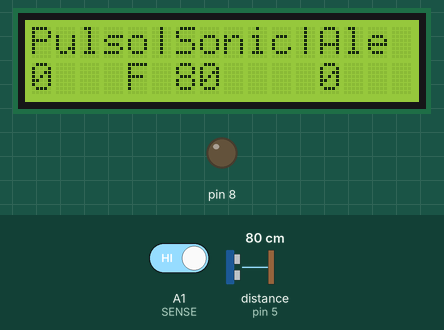
Simulated run of this sketch. Board: Arduino Nano, built with avr-gcc and run on an emulated ATmega328P. Parts: 16×2 character LCD, output pins drawn as LEDs (lit = HIGH). Inputs (shaded band) come from the test bench; at power-on: distance to the obstacle (sensor on pin 5) 80 cm, A1 (SENSE) HIGH. The echo pulse lasts 58.3 µs per cm; pins used as bus, display or sensor lines are not drawn; what the sketch prints to the serial monitor is not drawn.

Above: at 1.2 s.
1.3 s: distance to the obstacle (sensor on pin 5) set to 2 cm
At 2.0 s:
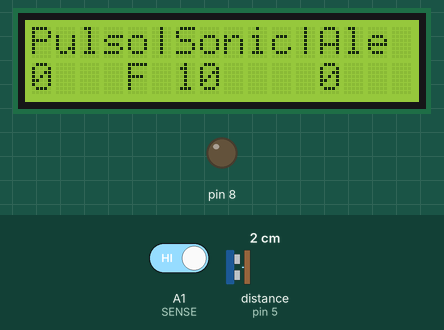
2.8 s: distance to the obstacle (sensor on pin 5) set to 4 cm
At 3.9 s:
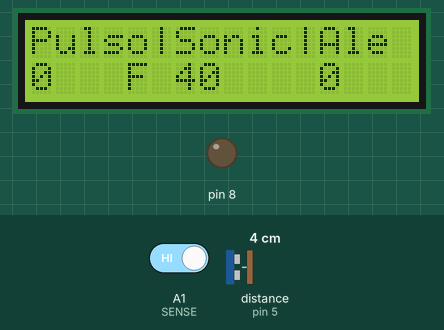
4.3 s: distance to the obstacle (sensor on pin 5) set to 9 cm
At 5.8 s:
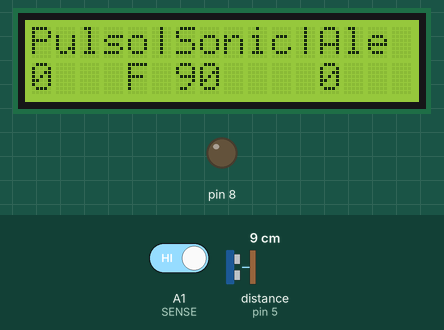
Timing chart, 0 to 7.3 s (numbered marks = the images above; inputs shaded):
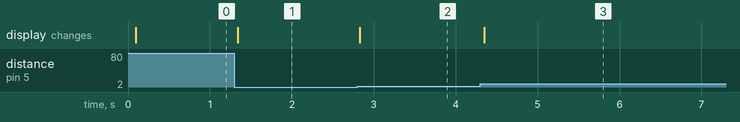

Measured:
- after the input at 1.3 s, the display: changes at once (image 1)
- after the input at 2.8 s, the display: changes at once (image 2)
- after the input at 4.3 s, the display: changes after 0.05 s (image 3)

The sketch:

Alarma.ino
```cpp
#include <LiquidCrystal_I2C.h>
#include<Wire.h>
#define SENSE A1

unsigned OjoTp=0;
int contAlertas=0;

LiquidCrystal_I2C lcd(0x27,16,2); //0x20 o 0x27
//SensorUltraSonico
const int TriggerPin=4;
const int EchoPin=5;
long Duracion=0;

//Parpadeo
unsigned delyInicio=0;
boolean OjoCerrado=false;
boolean Sonico=false;
boolean Temporizador=false;

void setup() {
  //LCD
  lcd.init();
  lcd.backlight();          // Activar luz de fondo
  lcd.clear();
  Serial.begin(9600);

  //Sensor Parpadeo
  pinMode(SENSE, INPUT);
  pinMode(8, OUTPUT);
  // put your setup code here, to run once:

  //Sensor Ultrasonico
  pinMode(TriggerPin, OUTPUT);
  pinMode(EchoPin, INPUT);
}


void loop() {

    //Sensor de Ultrasonico
  digitalWrite(TriggerPin,HIGH);
  delay(2);
  digitalWrite(TriggerPin,LOW);
  Duracion=pulseIn(EchoPin,HIGH);
  long Distancia_cm=Duracion / 58.2;
  Serial.println(Distancia_cm);
  if(Distancia_cm<10){
    Sonico=true;
  }

  //Parpadeo
  if(!digitalRead(SENSE)){
    if(OjoCerrado==false){
      OjoCerrado=true;
      OjoTp=millis();
    }
    if((millis()-OjoTp)>3000 && OjoCerrado==true && Temporizador==false){
      Temporizador=true;
      Sonico=false;//Para que lo apague el Sensor Sonico
      digitalWrite(8, HIGH);
      contAlertas+=1;
    }
  }
  else if(Sonico==true){
    OjoCerrado=false; //Ya habrio el Ojo
    Temporizador=false;
    digitalWrite(8, LOW);
  }


  //LCD
  //Serial.println(pulso);
  lcd.setCursor(0,0);
  lcd.print("Pulso|Sonic|Ale ");
  lcd.setCursor(0,1);
  lcd.print(0);
  lcd.setCursor(6,1);
  lcd.print(Distancia_cm);
  lcd.setCursor(4,1);
  lcd.print("F");
  lcd.setCursor(12,1);
  lcd.print(contAlertas);
}
```
